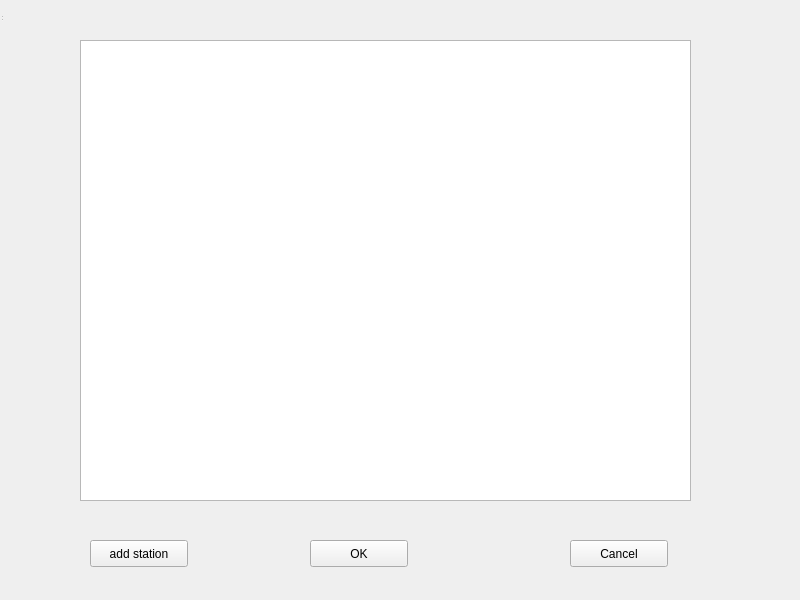
<?xml version="1.0" encoding="UTF-8"?>
<ui version="4.0">
 <class>DetailInfoWin</class>
 <widget class="QWidget" name="DetailInfoWin">
  <property name="geometry">
   <rect>
    <x>0</x>
    <y>0</y>
    <width>800</width>
    <height>600</height>
   </rect>
  </property>
  <property name="windowTitle">
   <string>MainWindow</string>
  </property>
  <widget class="QPushButton" name="add_btn">
   <property name="geometry">
    <rect>
     <x>90</x>
     <y>540</y>
     <width>98</width>
     <height>27</height>
    </rect>
   </property>
   <property name="text">
    <string>add station</string>
   </property>
  </widget>
  <widget class="QPushButton" name="ok_btn">
   <property name="geometry">
    <rect>
     <x>310</x>
     <y>540</y>
     <width>98</width>
     <height>27</height>
    </rect>
   </property>
   <property name="text">
    <string>OK</string>
   </property>
  </widget>
  <widget class="QPushButton" name="cancel_btn">
   <property name="geometry">
    <rect>
     <x>570</x>
     <y>540</y>
     <width>98</width>
     <height>27</height>
    </rect>
   </property>
   <property name="text">
    <string>Cancel</string>
   </property>
  </widget>
  <widget class="QStatusBar" name="statusBar">
   <property name="geometry">
    <rect>
     <x>0</x>
     <y>0</y>
     <width>3</width>
     <height>22</height>
    </rect>
   </property>
  </widget>
  <widget class="QTableView" name="tableView">
   <property name="geometry">
    <rect>
     <x>80</x>
     <y>40</y>
     <width>611</width>
     <height>461</height>
    </rect>
   </property>
  </widget>
 </widget>
 <resources/>
 <connections/>
</ui>
